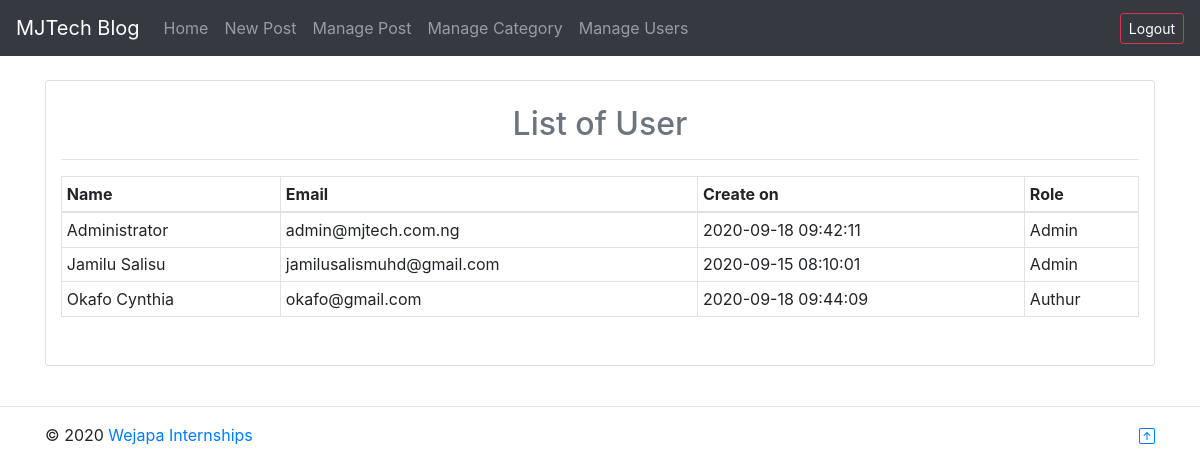
The app's page /list-users.php (signed in) with its own data.
### tables this page shows
CREATE TABLE `author` (
  `user_id` int(11) NOT NULL,
  `fullname` varchar(30) NOT NULL,
  `email` varchar(100) NOT NULL,
  `password` varchar(100) DEFAULT NULL,
  `role` int(10) DEFAULT 0 COMMENT '1=admin, 0=author',
  `token` varchar(20) DEFAULT NULL,
  `created_at` timestamp NOT NULL DEFAULT current_timestamp(),
  `updated_at` timestamp NULL DEFAULT NULL
);

### includes/authors-list.php (the view)
<?php
	include 'database.php';
	$query = "SELECT * from author ORDER BY fullname ASC";
	$stmt = $con->prepare($query);
	$stmt->execute();
	$num = $stmt->rowCount();
?>
<main role="main" class="container py-4">
  <div class="container card mb-12">
	<div class="row mb-2">
		<div class="col-md-12 blog-main py-4">
		  <div class="blog-post">
			<h2 class="blog-post-title text-center text-muted">List of User</h2>
			<hr>
			<div class="table-responsive-sm">
			  <table class="table table-sm table-hover table-bordered">
				  <thead>
					<tr class="">
					  <th>Name</th>
					  <th>Email</th>
					  <th>Create on</th>
					  <th>Role</th>
					</tr>
				  </thead>
				  <tbody>
					<?php
					while ($row = $stmt->fetch(PDO::FETCH_ASSOC)){
						extract($row);
					?>
						<?php
						  if($num > 0){
						  ?>
					<tr>
					  <td><?php echo "{$fullname}"; ?></td>
					  <td><?php echo "{$email}"; ?></td>
					  <td><?php echo "{$created_at}"; ?></td>
					  <td><?php if("{$role}" == 1) echo "Admin"; else echo "Authur"; ?></td>
					</tr>
						<?php
						}
						}
					?>
				  </tbody>
				</table>
			</div>
		  </div>
		</div>
	</div>
  </div>
</main>

### list-users.php (shortened to what this page needs)
<!doctype html>
<html lang="en">
  <head>
    <?php include('includes/head.php') ?>
  </head>
  <body>
    <?php include('includes/nav.php') ?>
	<?php
		if(isset($_SESSION["author_id"]) && isset($_SESSION["author_role"]) ){
			if($_SESSION['author_role'] == 1 ){
				include('includes/authors-list.php');
			}
			else {
				echo '
					<div class="alert alert-danger text-center" role="alert">
					  Sorry but only administrators are authorized to view this page!
					</div>';
			}
		}
		else {
			echo '
			<div class="alert alert-danger text-center" role="alert">
			  You are not authorized to view this page!
			</div>
			';
		}
	?>
    <?php include('includes/foot.php') ?>
  </body>
</html>

### includes/head.php (shortened to what this page needs)
<link rel="stylesheet" href="https://stackpath.bootstrapcdn.com/bootstrap/4.5.2/css/bootstrap.min.css">
<link href="#" rel="stylesheet">

### includes/nav.php (shortened to what this page needs)
<nav class="navbar navbar-expand-md navbar-dark bg-dark ">
      <a class="navbar-brand" href="index.php">MJTech Blog</a>
      <div class="collapse navbar-collapse" id="navbarsExampleDefault">
          <ul class="navbar-nav mr-auto">
            <li class="nav-item ">
              <a class="nav-link" href="index.php">Home <span class="sr-only">(current)</span></a>
            </li>
		<?php
			if(isset($_SESSION["author_id"]) && isset($_SESSION["author_role"]) ){
				echo '
					<li class="nav-item">
					  <a class="nav-link" href="add-post.php">New Post</a>
					</li>
					<li class="nav-item">
					  <a class="nav-link" href="all-posts.php">Manage Post</a>
					</li>
					';
				if($_SESSION['author_role'] == 1 ){
					echo '
						<li class="nav-item">
						 <a class="nav-link" href="category.php">Manage Category </a>
						</li>
						<li class="nav-item">
						 <a class="nav-link" href="list-users.php">Manage Users</a>
						</li>
						';
				}
			}
		?>
        </ul>
		<?php
			if(isset($_SESSION["author_id"]) && isset($_SESSION["author_role"]) ){
				echo '<form class="form-inline my-2 my-lg-0">
					<a type="button" href="logout.php" class="btn btn-outline-danger btn-sm text-white">Logout</a>
				</form>';
			}
			else {
				echo '
				<form class="form-inline my-2 my-lg-0">
					<a type="button" class="btn btn-outline-primary btn-sm text-white" href="get-started.php">Write a post</a>
				</form>
				';
			}
		?>
      </div>
</nav>

### includes/foot.php (shortened to what this page needs)
<hr>
<footer class="container">
    <p class="float-right"><a href="#">
	</a></p>
    <p>&copy; 2020 <a href="https://www.wejapa.com/">Wejapa Internships</a></p>
</footer>

### records on screen
author: fullname "Administrator", email "admin@mjtech.com.ng", created_at "2020-09-18 09:42:11", role "Admin"
author: fullname "Jamilu Salisu", email "jamilusalismuhd@gmail.com", created_at "2020-09-15 08:10:01", role "Admin"
author: fullname "Okafo Cynthia", email "okafo@gmail.com", created_at "2020-09-18 09:44:09", role "Authur"
